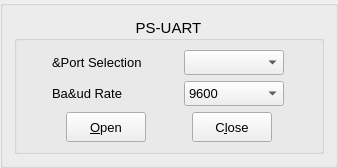
         <widget class="QGroupBox" name="groupBox_2">
          <property name="title">
           <string/>
          </property>
          <layout class="QGridLayout" name="gridLayout_10">
           <item row="0" column="0">
            <widget class="QGroupBox" name="gbPS_UARTCom">
             <property name="font">
              <font>
               <pointsize>11</pointsize>
              </font>
             </property>
             <property name="title">
              <string>PS-UART</string>
             </property>
             <property name="alignment">
              <set>Qt::AlignCenter</set>
             </property>
             <layout class="QGridLayout" name="gridLayout_6">
              <item row="0" column="0">
               <layout class="QGridLayout" name="gridLayout_3">
                <item row="0" column="0">
                 <widget class="QLabel" name="lbUARTPort_2">
                  <property name="minimumSize">
                   <size>
                    <width>100</width>
                    <height>25</height>
                   </size>
                  </property>
                  <property name="maximumSize">
                   <size>
                    <width>100</width>
                    <height>25</height>
                   </size>
                  </property>
                  <property name="font">
                   <font>
                    <pointsize>10</pointsize>
                   </font>
                  </property>
                  <property name="text">
                   <string>&amp;Port Selection</string>
                  </property>
                  <property name="buddy">
                   <cstring>cmbUARTPortSel</cstring>
                  </property>
                 </widget>
                </item>
                <item row="0" column="1">
                 <widget class="QComboBox" name="cmbUARTPortSel_PS">
                  <property name="minimumSize">
                   <size>
                    <width>100</width>
                    <height>25</height>
                   </size>
                  </property>
                  <property name="maximumSize">
                   <size>
                    <width>100</width>
                    <height>25</height>
                   </size>
                  </property>
                  <property name="font">
                   <font>
                    <pointsize>10</pointsize>
                   </font>
                  </property>
                 </widget>
                </item>
                <item row="1" column="0">
                 <widget class="QLabel" name="lbUARTBaudRate_2">
                  <property name="minimumSize">
                   <size>
                    <width>100</width>
                    <height>25</height>
                   </size>
                  </property>
                  <property name="font">
                   <font>
                    <pointsize>10</pointsize>
                   </font>
                  </property>
                  <property name="text">
                   <string>Ba&amp;ud Rate</string>
                  </property>
                  <property name="buddy">
                   <cstring>cmbUARTBaudRateSel</cstring>
                  </property>
                 </widget>
                </item>
                <item row="1" column="1">
                 <widget class="QComboBox" name="cmbUARTBaudRateSel_PS">
                  <property name="minimumSize">
                   <size>
                    <width>100</width>
                    <height>25</height>
                   </size>
                  </property>
                  <property name="maximumSize">
                   <size>
                    <width>100</width>
                    <height>25</height>
                   </size>
                  </property>
                  <property name="font">
                   <font>
                    <pointsize>10</pointsize>
                   </font>
                  </property>
                  <property name="editable">
                   <bool>false</bool>
                  </property>
                  <property name="currentIndex">
                   <number>0</number>
                  </property>
                  <item>
                   <property name="text">
                    <string>9600</string>
                   </property>
                  </item>
                  <item>
                   <property name="text">
                    <string>115200</string>
                   </property>
                  </item>
                 </widget>
                </item>
               </layout>
              </item>
              <item row="1" column="0">
               <layout class="QGridLayout" name="gridLayout_11">
                <item row="0" column="0">
                 <spacer name="horizontalSpacer_10">
                  <property name="orientation">
                   <enum>Qt::Horizontal</enum>
                  </property>
                  <property name="sizeHint" stdset="0">
                   <size>
                    <width>40</width>
                    <height>20</height>
                   </size>
                  </property>
                 </spacer>
                </item>
                <item row="0" column="1">
                 <widget class="QPushButton" name="pb_UARTOpen_PS">
                  <property name="minimumSize">
                   <size>
                    <width>80</width>
                    <height>30</height>
                   </size>
                  </property>
                  <property name="font">
                   <font>
                    <pointsize>10</pointsize>
                   </font>
                  </property>
                  <property name="text">
                   <string>&amp;Open</string>
                  </property>
                 </widget>
                </item>
                <item row="0" column="2">
                 <spacer name="horizontalSpacer_11">
                  <property name="orientation">
                   <enum>Qt::Horizontal</enum>
                  </property>
                  <property name="sizeHint" stdset="0">
                   <size>
                    <width>40</width>
                    <height>20</height>
                   </size>
                  </property>
                 </spacer>
                </item>
                <item row="0" column="3">
                 <widget class="QPushButton" name="pb_UARTClose_PS">
                  <property name="minimumSize">
                   <size>
                    <width>80</width>
                    <height>30</height>
                   </size>
                  </property>
                  <property name="font">
                   <font>
                    <pointsize>10</pointsize>
                   </font>
                  </property>
                  <property name="text">
                   <string>C&amp;lose</string>
                  </property>
                 </widget>
                </item>
                <item row="0" column="4">
                 <spacer name="horizontalSpacer_12">
                  <property name="orientation">
                   <enum>Qt::Horizontal</enum>
                  </property>
                  <property name="sizeHint" stdset="0">
                   <size>
                    <width>40</width>
                    <height>20</height>
                   </size>
                  </property>
                 </spacer>
                </item>
               </layout>
              </item>
             </layout>
            </widget>
           </item>
          </layout>
         </widget>
